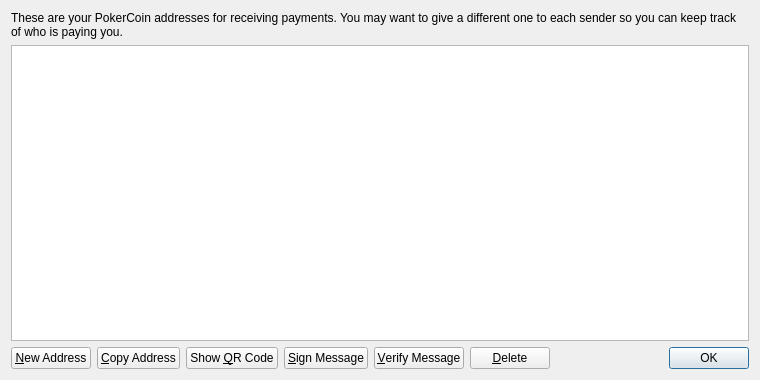
<?xml version="1.0" encoding="UTF-8"?>
<ui version="4.0">
 <class>AddressBookPage</class>
 <widget class="QWidget" name="AddressBookPage">
  <property name="geometry">
   <rect>
    <x>0</x>
    <y>0</y>
    <width>760</width>
    <height>380</height>
   </rect>
  </property>
  <property name="windowTitle">
   <string>Address Book</string>
  </property>
  <layout class="QVBoxLayout" name="verticalLayout">
   <item>
    <widget class="QLabel" name="labelExplanation">
     <property name="text">
      <string>These are your PokerCoin addresses for receiving payments. You may want to give a different one to each sender so you can keep track of who is paying you.</string>
     </property>
     <property name="textFormat">
      <enum>Qt::PlainText</enum>
     </property>
     <property name="wordWrap">
      <bool>true</bool>
     </property>
    </widget>
   </item>
   <item>
    <widget class="QTableView" name="tableView">
     <property name="contextMenuPolicy">
      <enum>Qt::CustomContextMenu</enum>
     </property>
     <property name="toolTip">
      <string>Double-click to edit address or label</string>
     </property>
     <property name="tabKeyNavigation">
      <bool>false</bool>
     </property>
     <property name="alternatingRowColors">
      <bool>true</bool>
     </property>
     <property name="selectionMode">
      <enum>QAbstractItemView::SingleSelection</enum>
     </property>
     <property name="selectionBehavior">
      <enum>QAbstractItemView::SelectRows</enum>
     </property>
     <property name="sortingEnabled">
      <bool>true</bool>
     </property>
     <attribute name="verticalHeaderVisible">
      <bool>false</bool>
     </attribute>
    </widget>
   </item>
   <item>
    <layout class="QHBoxLayout" name="horizontalLayout">
     <item>
      <widget class="QPushButton" name="newAddressButton">
       <property name="toolTip">
        <string>Create a new address</string>
       </property>
       <property name="text">
        <string>&amp;New Address</string>
       </property>
       <property name="icon">
        <iconset resource="../bitcoin.qrc">
         <normaloff>:/icons/add</normaloff>:/icons/add</iconset>
       </property>
      </widget>
     </item>
     <item>
      <widget class="QPushButton" name="copyToClipboard">
       <property name="toolTip">
        <string>Copy the currently selected address to the system clipboard</string>
       </property>
       <property name="text">
        <string>&amp;Copy Address</string>
       </property>
       <property name="icon">
        <iconset resource="../bitcoin.qrc">
         <normaloff>:/icons/editcopy</normaloff>:/icons/editcopy</iconset>
       </property>
      </widget>
     </item>
     <item>
      <widget class="QPushButton" name="showQRCode">
       <property name="text">
        <string>Show &amp;QR Code</string>
       </property>
       <property name="icon">
        <iconset resource="../bitcoin.qrc">
         <normaloff>:/icons/qrcode</normaloff>:/icons/qrcode</iconset>
       </property>
      </widget>
     </item>
     <item>
      <widget class="QPushButton" name="signMessage">
       <property name="toolTip">
        <string>Sign a message to prove you own a Bitcoin address</string>
       </property>
       <property name="text">
        <string>&amp;Sign Message</string>
       </property>
       <property name="icon">
        <iconset resource="../bitcoin.qrc">
         <normaloff>:/icons/edit</normaloff>:/icons/edit</iconset>
       </property>
      </widget>
     </item>
     <item>
      <widget class="QPushButton" name="verifyMessage">
       <property name="toolTip">
        <string>Verify a message to ensure it was signed with a specified Bitcoin address</string>
       </property>
       <property name="text">
        <string>&amp;Verify Message</string>
       </property>
       <property name="icon">
        <iconset resource="../bitcoin.qrc">
         <normaloff>:/icons/transaction_0</normaloff>:/icons/transaction_0</iconset>
       </property>
      </widget>
     </item>
     <item>
      <widget class="QPushButton" name="deleteButton">
       <property name="toolTip">
        <string>Delete the currently selected address from the list. Only sending addresses can be deleted.</string>
       </property>
       <property name="text">
        <string>&amp;Delete</string>
       </property>
       <property name="icon">
        <iconset resource="../bitcoin.qrc">
         <normaloff>:/icons/remove</normaloff>:/icons/remove</iconset>
       </property>
      </widget>
     </item>
     <item>
      <spacer name="horizontalSpacer">
       <property name="orientation">
        <enum>Qt::Horizontal</enum>
       </property>
       <property name="sizeHint" stdset="0">
        <size>
         <width>40</width>
         <height>20</height>
        </size>
       </property>
      </spacer>
     </item>
     <item>
      <widget class="QDialogButtonBox" name="buttonBox">
       <property name="sizePolicy">
        <sizepolicy hsizetype="Maximum" vsizetype="Fixed">
         <horstretch>0</horstretch>
         <verstretch>0</verstretch>
        </sizepolicy>
       </property>
       <property name="standardButtons">
        <set>QDialogButtonBox::Ok</set>
       </property>
      </widget>
     </item>
    </layout>
   </item>
  </layout>
 </widget>
 <resources>
  <include location="../bitcoin.qrc"/>
 </resources>
 <connections/>
</ui>
